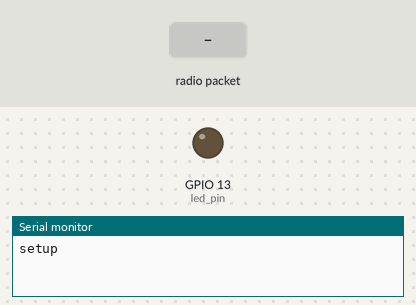
The sketch below on a simulated ESP32. On the bench: output pins drawn as LEDs (lit = HIGH), the last lines printed to the serial monitor. The inputs (shaded band) are chosen by the test bench. No radio packets arrive unless stated.

Above: at 1.2 s.
1.3 s: radio packet "1" arrives
At 1.42 s:
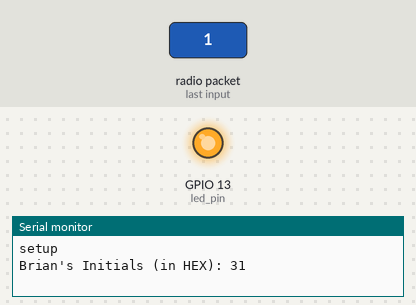
Timing chart, 0 to 4.3 s (numbered marks = the images above; inputs shaded):
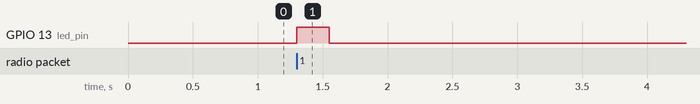

Measured:
- after the input at 1.3 s, GPIO 13 (led_pin): LOW → HIGH at once, → LOW 0.25 s later

The sketch:

VirtualRx.ino
```cpp
#include <VirtualWire.h>

const int led_pin = 13;
const int transmit_pin = 12;
const int receive_pin = 11;
const int transmit_en_pin = 3;
int i;

void setup()
{
    Serial.begin(9600);  // Debugging only
    Serial.println("setup");
    pinMode(led_pin,OUTPUT);

    // Initialise the IO and ISR
    vw_set_tx_pin(transmit_pin);
    vw_set_rx_pin(receive_pin);
    vw_set_ptt_pin(transmit_en_pin);
    vw_set_ptt_inverted(true); // Required for DR3100
    vw_setup(2000);  // Bits per sec

    vw_rx_start();       // Start the receiver PLL running
}

void loop()
{
    //Serial.println("Preparing to get data");
    uint8_t buf[VW_MAX_MESSAGE_LEN];
    uint8_t buflen = VW_MAX_MESSAGE_LEN;

    if (vw_get_message(buf, &buflen)) // Non-blocking
    {
      if(buf[2]='R') {
        Serial.printf("Brian's Initials (in HEX): ");
      }
      digitalWrite(led_pin, HIGH); // Flash a light to show received good message
      delay(250);
      // Message with a good checksum received, print it.
      for (i = 0; i < buflen; i++)
        {
        Serial.print(buf[i], HEX);
        Serial.print(' ');
      }
  Serial.println();

      digitalWrite(led_pin, LOW);
    }
}
```
